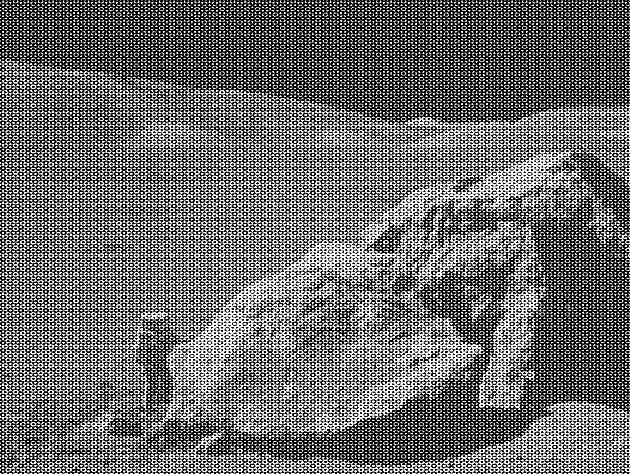
#> input picture images/moonlanding.png, 630 x 474 px
$ jupyter execute --allow-errors 09ex_numerical.ipynb
#> lines starting #> are read from the running program, lines starting #| are printed output that depends on the picture
1\. **2D minimization of a six-hump camelback function**

$$f(x,y) = \left(4-2.1x^2+\frac{x^4}{3} \right) x^2 +xy + (4y^2 -4)y^2$$

has multiple global and local minima.

- Find the global minima of this function
- How many global minima are there, and what is the function value at those points?
- What happens for an initial guess of $(x, y) = (0, 0)$?

Hints:

* Variables can be restricted to $-2 < x < 2$ and $-1 < y < 1$.
* Use `numpy.meshgrid()` and `pylab.imshow()` to find visually the regions.
* Use `scipy.optimize.minimize()`, optionally trying its optional arguments.

[cell 1]
import numpy as np
import matplotlib.pyplot as plt
from scipy import optimize
import matplotlib.pylab as pla

def f(x,y):
    return (4-2.1*x**2+(x**4)/3)*x**2 + x*y + (4*y**2 -4)*y**2


x = np.linspace(start=-2, stop=2, num=1000)
y = np.linspace(start=-1, stop=1, num=500)

xv, yv = np.meshgrid(x, y)


pla.imshow(f(xv,yv), extent=(-2,2,-1,1))
pla.colorbar(orientation='horizontal')
pla.xlabel('x')
pla.ylabel('y')
pla.title('Six-hump camelback function')
pla.show()


#Minimization

def fun(k):
    x = k[0]
    y = k[1]
    return (4-2.1*x**2+(x**4)/3)*x**2 + x*y + (4*y**2 -4)*y**2


#Generate starting points with a distance of step
step = 0.5
starting_points = np.meshgrid(np.arange(-2+step, 2, step), np.arange(-1+step, 1, step))

p = [[starting_points[0][i][j],(starting_points[1][i][j])] for i in range(np.size(starting_points[0], axis=0)) for j in range(np.size(starting_points[0], axis=1)) ]

#look for solutions starting from each point in a limited area around that point
solutions = [optimize.minimize(fun, x, bounds=[(x[0]-step/2,x[0]+step/2),(x[1]-step/2,x[1]+step/2)]) for x in p]
# get the actual global minima
computed_mins = np.round(np.array([solution['fun'] for solution in solutions]), decimals = 8)
idxs = np.where(computed_mins == computed_mins.min())[0]
solution = [solutions[i] for i in idxs]

print('Number of global minima found: ', len(idxs))
print('Position of the minimas: ', solution[0]['x'],solution[1]['x'])
print('Function values: ', np.round(solution[0]['fun'], decimals = 8), np.round(solution[1]['fun'], decimals = 8))
print('Minimization success: ', solution[0]['success'],solution[1]['success'])


#Solution with starting point (0,0)
sol = optimize.minimize(fun, (0,0))

print('Obtained min with starting point (0,0): ', sol['fun'])
print('Check correctness of min: ', np.allclose(np.round(solution[0]['fun'], decimals = 8),  sol['fun']))
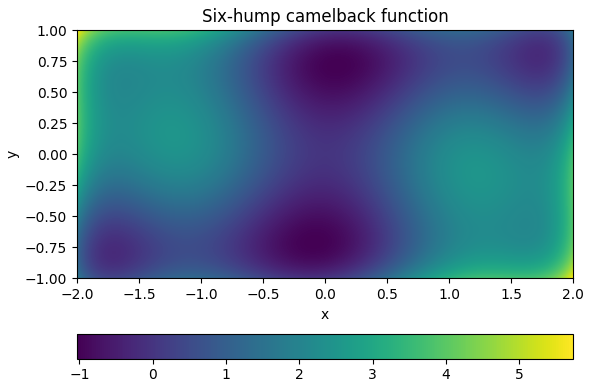
#> figure drawn by matplotlib, 2 panels

2\. **Non-linear ODE: the damped pendulum**

The equation of the motion that a pendulum makes with respect to the angle $\theta$ with the vertical is given by:

$$\frac{d^2\theta}{dt^2} = -\frac{1}{Q} \frac{d\theta}{dt} + \sin\theta + d \cos\Omega t$$

where $t$ is time, $Q$ is the damping factor, $d$ is the forcing amplitude, and $\Omega$ is the driving frequency of the forcing.

This second order ODE needs to be written as two coupled first order ODEs defining a new variable $\omega \equiv d\theta/dt$:

$$\frac{d\theta}{dt} = \omega$$
$$\frac{d\omega}{dt} = -\frac{1}{Q}\,\omega + \sin\theta + d \cos\Omega t$$

Consider the initial conditions $\theta_0 = \omega_0 = 0$, and $Q = 2.0$, $d = 1.5$, and $\omega = 0.65$.

 - Solve the ODE with `odeint` over a pariod of 200 time steps
 - Create two plots, one of $\theta$ as a function of the time, and $\omega$ as a function of the time
 - **Optional**: determine if there is a set of parameters for which the motion is chaotic.

[cell 2]
from scipy.integrate import odeint
import math as mt

Q = 2.0
d = 1.5
Omega = 0.65

def derivative(X, time, Q, d, Omega):
    return (X[1], (-1/Q)*X[1] + mt.sin(X[0]) + d*mt.cos(Omega*time))

t = np.linspace(0, 10, 200)


X_init = (0,0)

X = odeint(derivative, X_init, t, args=(Q, d, Omega))

plt.figure(figsize=(8, 6))
plt.title('$\u03B8$ and $\u03C9$ evolution over time')
plt.plot(t, X[:, 0], label="$\u03B8$")
plt.plot(t, X[:, 1], label="$\u03C9$")
plt.xlabel('t')
plt.legend(loc='best')
plt.show()
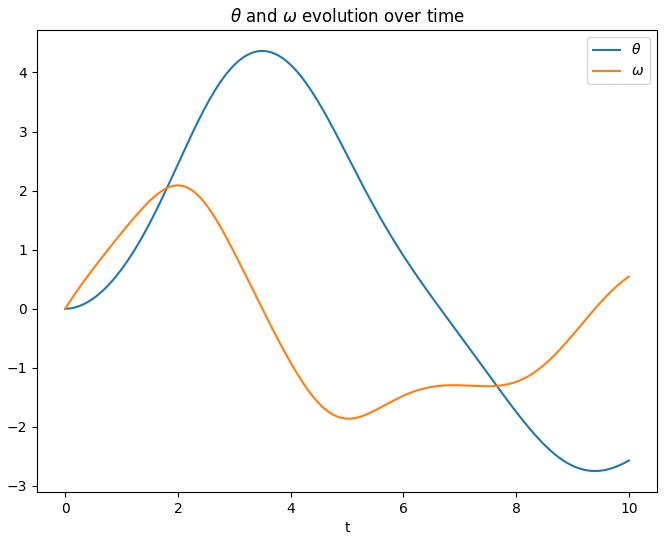
#> figure drawn by matplotlib, 1 panel; curve peaks at x = 3.52, y = 4.36; curve peaks at x = 2.01, y = 2.09

3\. **FFT of a simple dataset**

Perform a periodicity analysis on the lynxs-hares population, i.e. determine what is the period of the population of these animals.

The dataset is the one dowloaded at the beginning of Lecture 06:

 - `!wget https://www.dropbox.com/s/ebe1cnyd2gm836a/populations.txt -P data/`

[cell 3]
import pandas as pd
from scipy import fftpack

#> (the rest of this cell did not finish here and is left out)

4\. **FFT of an image**

Write a filter that removes the periodic noise from the `moonlanding.png` image by using a 2-dimensional FFT.

* Import the image as a 2D numpy array using `plt.imread("images/moonlanding.png")`. Examine the image with `plt.imshow()`, which is heavily contaminated with periodic noise.
* Check the documentation of the `scipy.fftpack` package, and find the method that performs a 2D FFT. Plot the spectrum (Fourier transform of) the image. **Hint**: use `LogNorm` to plot the colors in log scale:
```Python
from matplotlib.colors import LogNorm
plt.imshow(image, norm=LogNorm(vmin=5))
```
* Inspect the spectrum, and try to locate the regions of the power spectrum that contain the signal and those which contain the periodic noise. Use array slicing to set the noise regions to zero.
* Apply the inverse Fourier transform to plot the resulting image.

[cell 4]
from matplotlib.colors import LogNorm


fig, ax = plt.subplots(nrows=2, ncols=2, figsize=(12, 8))


img = plt.imread('images/moonlanding.png')
#> img is the input picture: shape (474, 630) float32; min 0, max 1, mean 0.424
ax[0,0].imshow(img, cmap='Greys_r')
ax[0,0].set_title('Original image')


img_fft = fftpack.fft2(img)
img_pow = abs(img_fft)


ax[0,1].imshow(img_pow, norm=LogNorm(vmin=5))
ax[0,1].set_title('Spectral power original image')


threshold = img_pow.mean()
#> threshold = 51.19
tol = 25

col_mean = np.mean(img_pow, axis = 1)
#> col_mean = 474 values, max 514.2 at index 0, min 28.24 at index 212, mean 51.19
row_mean = np.mean(img_pow, axis = 0)
#> row_mean = 630 values, max 878.2 at index 0, min 26.31 at index 267, mean 51.19

row_mask = (abs(col_mean-threshold)>tol)
row_mask[:15] = False
row_mask[len(row_mask)-15:] = False

col_mask = (abs(row_mean-threshold)>tol)
col_mask[:25] = False
col_mask[len(col_mask)-25:] = False

for i in range(np.size(img_fft, axis=0)):
    img_fft[i,:][col_mask] = 0
    img_pow[i,:][col_mask] = 0
#> img_pow: shape (474, 630) float32; min 0, max 126598.5, mean 42.8

for i in range(np.size(img_fft, axis=1)):
    img_fft[:,i][row_mask] = 0
    img_pow[:,i][row_mask] = 0
#> img_pow: shape (474, 630) float32; min 0, max 126598.5, mean 39.3


ax[1,1].imshow(img_pow, norm=LogNorm(vmin=5))
ax[1,1].set_title('Spectral power filtered image')


new_img = np.abs(fftpack.ifft2(img_fft))
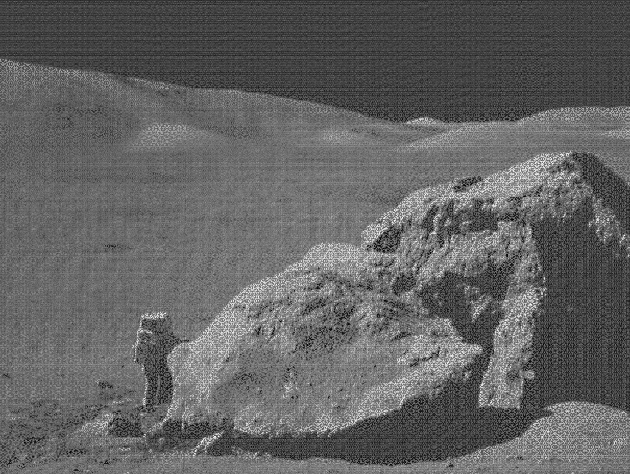
#> new_img: shape (474, 630) float32; min 1.07e-06, max 1.09, mean 0.424; drawn with min black and max white
ax[1,0].imshow(new_img, cmap='Greys_r')
ax[1,0].set_title('Filtered image')

plt.show()
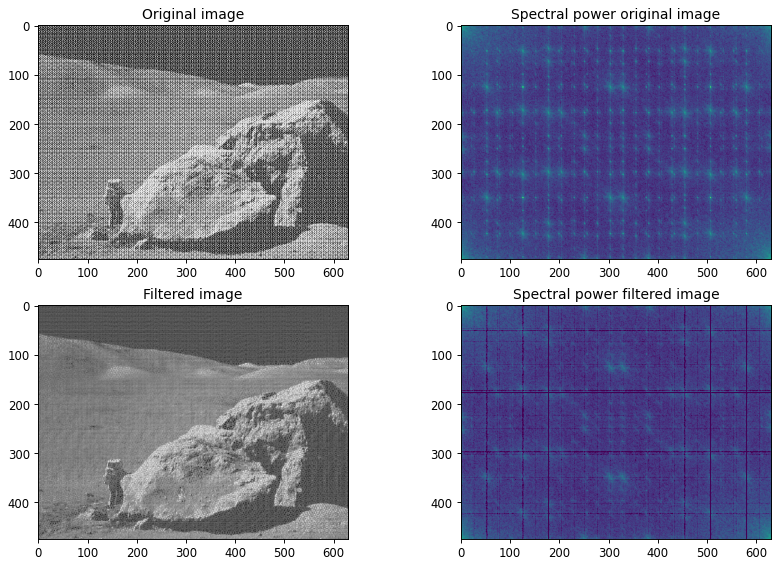
#> figure drawn by matplotlib, 4 panels
